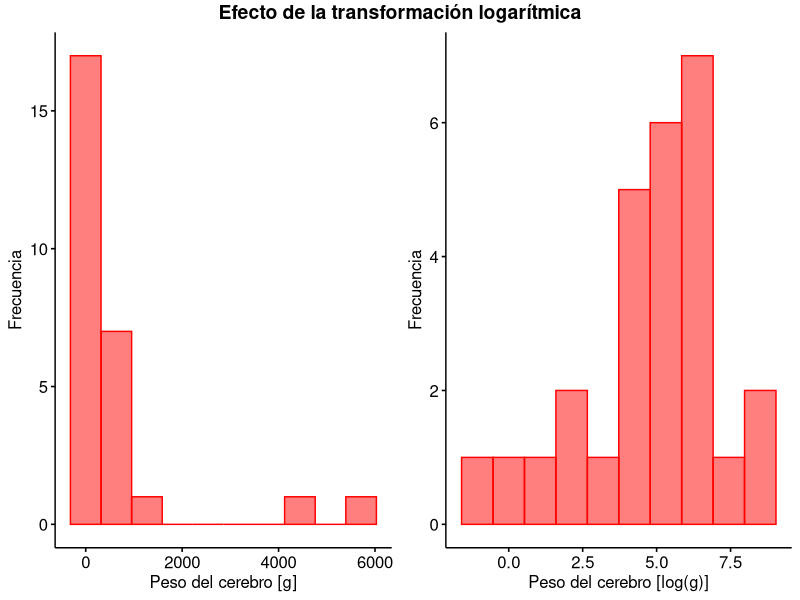
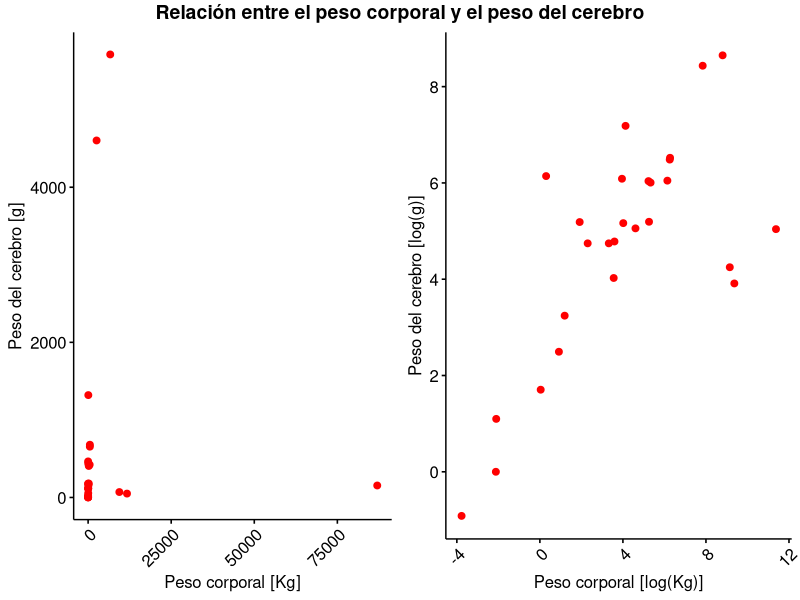

Here is the R script that generated these plots, in order:
library(ggpubr)

# Cargar datos
animal <- c("Mountain beaver", "Cow", "Grey wolf", "Goat", "Guinea pig",
            "Dipliodocus", "Asian elephant", "Donkey", "Horse",
            "Potar monkey", "Cat", "Giraffe", "Gorilla", "Human",
            "African elephant", "Triceratops", "Rhesus monkey", "Kangaroo",
            "Golden hamster", "Mouse", "Rabbit", "Sheep", "Jaguar",
            "Chimpanzee", "Brachiosaurus", "Mole", "Pig")

body_weight <- c(1.35, 465, 36.33, 27.66, 1.04, 11700, 2547, 187.1, 521, 10,
                 3.3, 529, 207, 62, 6654, 9400, 6.8, 35, 0.12, 0.023, 2.5,
                 55.5, 100, 52.16, 87000, 0.122, 192)

brain_weight <- c(465, 423, 119.5, 115, 5.5, 50, 4603, 419, 655, 115, 25.6,
                  680, 406, 1320, 5712, 70, 179, 56, 1, 0.4, 12.1, 175, 157,
                  440, 154.5, 3, 180)

datos <- data.frame(animal, body_weight, brain_weight)

# Aplicar transformación logarítmica
log_cuerpo <- log(body_weight)
log_cerebro <- log(brain_weight)
datos <- data.frame(datos, log_cuerpo, log_cerebro)

# Histogramas para el peso cerebral antes y después de la transformación
# logarítmica.
g3 <- gghistogram(datos, x = "brain_weight", bins = 10,
                  xlab = "Peso del cerebro [g]", ylab = "Frecuencia",
                  color = "red", fill = "red")

g4 <- gghistogram(datos, x = "log_cerebro", bins = 10,
                  xlab = "Peso del cerebro [log(g)]", ylab = "Frecuencia",
                  color = "red", fill = "red")

# Crear una única figura con ambos histogramas.
histograma  <- ggarrange(g3, g4, ncol = 2, nrow = 1)

titulo  <- text_grob("Efecto de la transformación logarítmica",
                     face = "bold", size = 14)

histograma <- annotate_figure(histograma, top = titulo)
print(histograma)

# Gráficos de dispersión para la relación entre peso corporal y peso del
# cerebro, antes y después de aplicar la transformación logarítmica.
g1 <- ggscatter(datos, x = "body_weight", y = "brain_weight",
                color = "red", xlab = "Peso corporal [Kg]",
                ylab = "Peso del cerebro [g]") + rotate_x_text(45)

g2 <- ggscatter(datos, x = "log_cuerpo", y = "log_cerebro",
                color = "red", xlab = "Peso corporal [log(Kg)]",
                ylab = "Peso del cerebro [log(g)]") + rotate_x_text(45)

# Crear una única figura con los gráficos de dispersión.
dispersion  <- ggarrange(g1, g2, ncol = 2, nrow = 1)
texto <- "Relación entre el peso corporal y el peso del cerebro"
titulo  <- text_grob(texto, face = "bold", size = 14)
dispersion <- annotate_figure(dispersion, top = titulo)
print(dispersion)